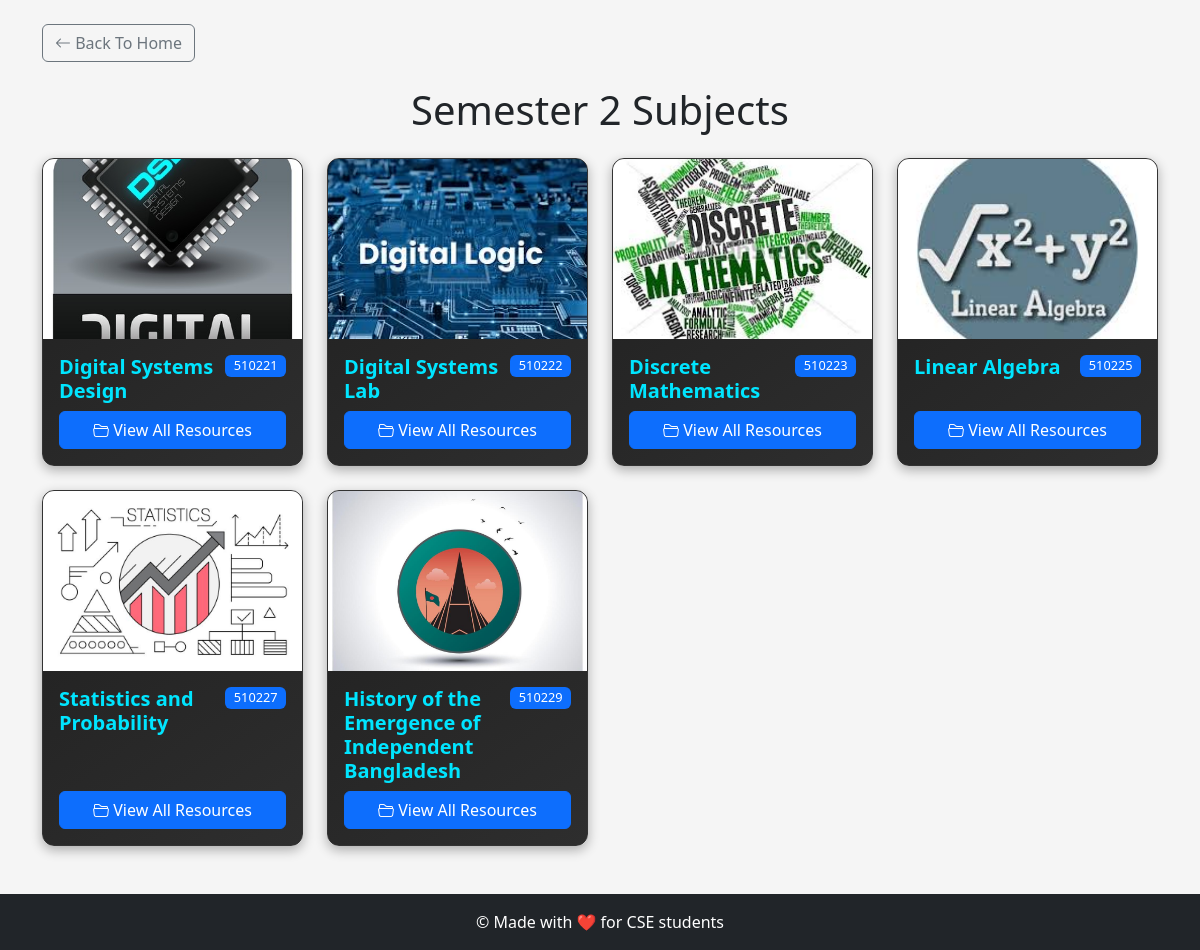
The app's page /semester/2/ with its own data.
### notes/models.py (models this page shows, shortened)
class Subject(models.Model):
    title = models.CharField(max_length=100)
    code = models.CharField(max_length=20, blank=True, null=True)
    credit = models.DecimalField(max_digits=4, decimal_places=2)
    description = models.TextField(blank=True, null=True)
    image = models.ImageField(upload_to='subject_images/', blank=True, null=True)
    semester = models.IntegerField(choices=[(i, f'Semester {i}') for i in range(1, 9)])
    slug = models.SlugField(max_length=100, unique=True, blank=True)

### notes/views.py (the view)
# urls.py: path('semester/<int:semester_num>/', views.semester_view, name='semester_view'),
def semester_view(request, semester_num):
    if not 1 <= semester_num <= 8:
        raise Http404("Semester does not exist (choose 1-8)")
    subjects = Subject.objects.filter(semester=semester_num).order_by('code').prefetch_related('files')
    paginator = Paginator(subjects, 10)  # 10 subjects per page
    page_number = request.GET.get('page')
    page_obj = paginator.get_page(page_number)
    for subject in page_obj:
        subject.resource_categories = []
        for category in SubjectFile.FILE_CATEGORIES:
            files = subject.files.filter(category=category[0])
            if files.exists():
                subject.resource_categories.append({
                    'name': category[1],
                    'count': files.count(),
                    'icon': get_category_icon(category[0])  # Note: removed self.
                })
    return render(request, 'semester.html', {
        'subjects': page_obj,
        'semester_num': semester_num,
        'file_categories': SubjectFile.FILE_CATEGORIES,
    })

### notes/templates/semester.html (shortened to what this page needs)
{% load static %}
<!DOCTYPE html>
<html>
<head>
  <link href="https://cdn.jsdelivr.net/npm/bootstrap@5.3.3/dist/css/bootstrap.min.css" rel="stylesheet">
  <link href="https://cdn.jsdelivr.net/npm/bootstrap-icons@1.10.5/font/bootstrap-icons.css" rel="stylesheet">
  <link rel="stylesheet" href="{% static 'css/style.css' %}">
</head>
<body>
  <div class="container py-4">
    <a href="{% url 'home' %}" class="btn btn-outline-secondary mb-4">
      <i class="bi bi-arrow-left"></i> Back To Home
    </a>
    <h1 class="text-center mb-4">Semester {{ semester_num }} Subjects</h1>
    <div class="row">
      {% for subject in subjects %}
      <div class="col-md-3 mb-4">
        <div class="card subject-card h-100 d-flex flex-column">
             {% if subject.image %}
          <img src="{{ subject.image.url }}" class="card-img-top" alt="{{ subject.title }}" style="height: 180px; object-fit: cover;">
          {% else %}
          <div class="card-img-top bg-light d-flex align-items-center justify-content-center" style="height: 180px;">
            <i class="bi bi-journal-bookmark-fill text-muted" style="font-size: 3rem;"></i>
          </div>
          {% endif %}
          <div class="card-body d-flex flex-column flex-grow-1">
            <div class="d-flex justify-content-between">
              <h3 class="card-title">{{ subject.title }}</h3>
              <span class="badge bg-primary align-self-start">{{ subject.code }}</span>
            </div>
             <div class="mt-auto">
            <a href="{% url 'subject_detail' subject.slug %}" class="btn btn-primary w-100 mt-auto">
              <i class="bi bi-folder2-open"></i> View All Resources
            </a>
            </div>
          </div>
        </div>
      </div>
      {% endfor %}
    </div>
  </div>
<footer class="footer bg-dark text-white py-3 mt-auto">
    <div class="container text-center">
      <p class="mb-0">&copy; Made with ❤️ for CSE students</p>
    </div>
  </footer>
</body>
</html>

### static/css/style.css (style rules this page uses)
.badge { font-size: 0.8rem; font-weight: 500; }
.subject-card { border-radius: 8px; border-left: 4px solid #0d6efd; transition: all 0.2s ease; overflow: hidden; position: relative; height: 200px; background-size: cover; background-position: center; color: white; box-shadow: 0 4px 8px rgba(0,0,0,0.1); }
body { font-family: 'Segoe UI', sans-serif; background-color: #f5f5f5; }
.card { background: linear-gradient(145deg, #1f1f1f, #2e2e2e); color: #f5f5f5; border: 1px solid #333; border-radius: 12px; transition: transform 0.2s ease, box-shadow 0.2s ease; box-shadow: 0 4px 12px rgba(0, 0, 0, 0.3); }
.card .card-title { font-weight: 600; font-size: 1.25rem; color: #00e5ff; }
.footer { background-color: #212529; color: #fff; padding: 20px 0; }

### records on screen
Subject: image (picture), title "Digital Systems Design", code "510221"
Subject: image (picture), title "Digital Systems Lab", code "510222"
Subject: image (picture), title "Discrete Mathematics", code "510223"
Subject: image (picture), title "Linear Algebra", code "510225"
Subject: image (picture), title "Statistics and Probability", code "510227"
Subject: image (picture), title "History of the Emergence of Independent Bangladesh", code "510229"

### other values on screen
{{ semester_num }} "2"
